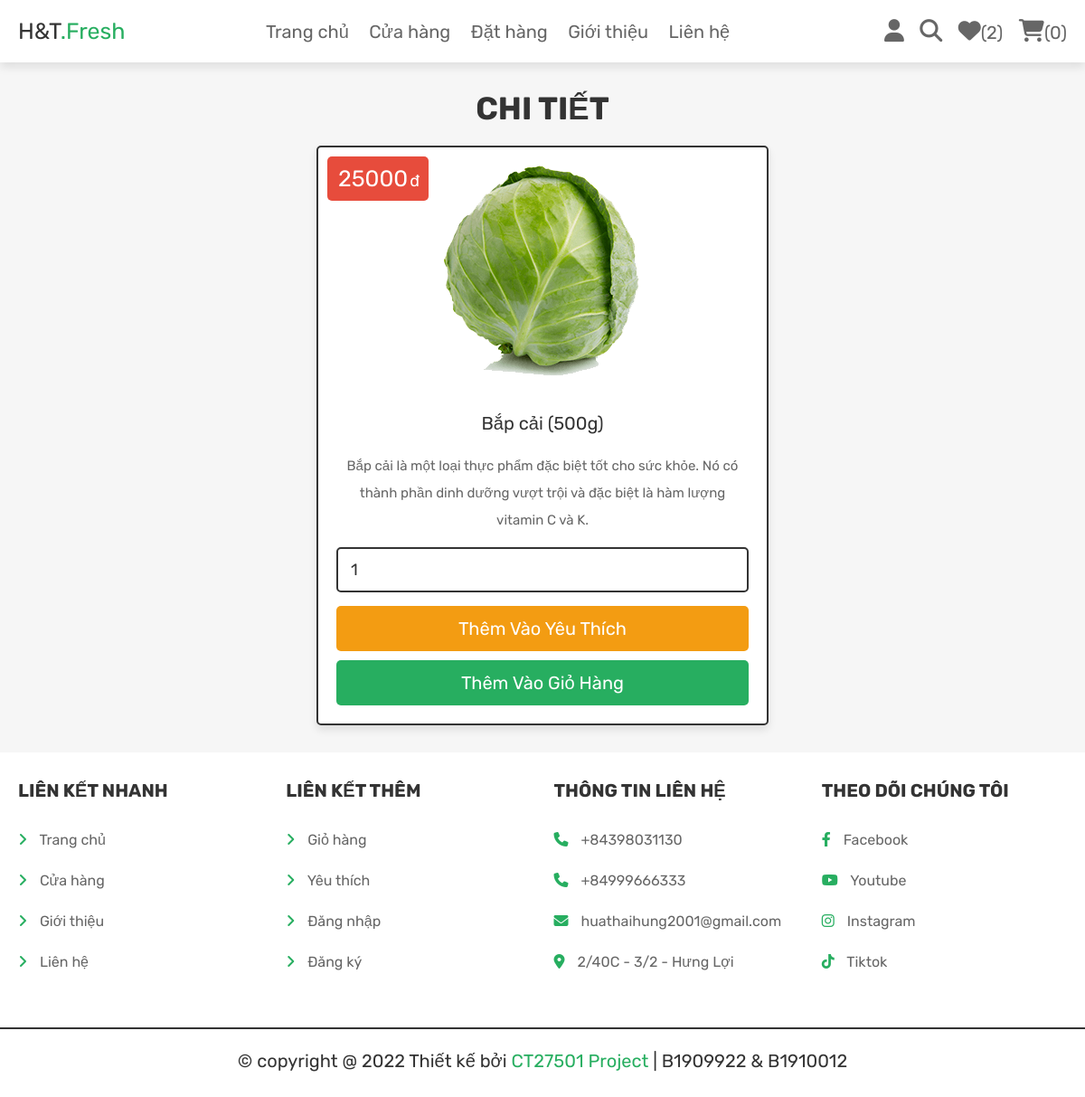
Page /myweb/view_page.php?pid=25 (signed in) on the committed database.
### tables this page shows
CREATE TABLE `products` (
  `id` int(100) NOT NULL,
  `name` varchar(100) NOT NULL,
  `category` varchar(20) NOT NULL,
  `details` varchar(500) NOT NULL,
  `price` int(100) NOT NULL,
  `image` varchar(100) NOT NULL
);

### myweb/view_page.php (the view, shortened to what this page needs)
<?php
@include 'config.php';
?>
<!DOCTYPE html>
<html lang="en">
<head>
   <link rel="stylesheet" href="https://cdnjs.cloudflare.com/ajax/libs/font-awesome/6.1.1/css/all.min.css">
   <link rel="stylesheet" href="css/style.css">
</head>
<body>
<?php include 'header.php'; ?>
<section class="quick-view">
   <h1 class="title">Chi tiết</h1>
   <?php
      $pid = $_GET['pid'];
      $select_products = $conn->prepare("SELECT * FROM `products` WHERE id = ?");
      $select_products->execute([$pid]);
      if($select_products->rowCount() > 0){
         while($fetch_products = $select_products->fetch(PDO::FETCH_ASSOC)){
   ?>
   <form action="" class="box" method="POST">
      <div class="price"><span><?= $fetch_products['price']; ?></span>đ</div>
      <img src="uploaded_img/<?= $fetch_products['image']; ?>" alt="">
      <div class="name"><?= $fetch_products['name']; ?></div>
      <div class="details"><?= $fetch_products['details']; ?></div>
      <input type="number" min="1" value="1" name="p_qty" class="qty">
      <input type="submit" value="Thêm vào yêu thích" class="option-btn" name="add_to_wishlist">
      <input type="submit" value="Thêm vào giỏ hàng" class="btn" name="add_to_cart">
   </form>
   <?php
         }
      }else{
         echo '<p class="empty">no products added yet!</p>';
      }
   ?>
</section>
<?php include 'footer.php'; ?>
</body>
</html>

### myweb/css/style.css (style rules this page uses)
.quick-view .box { max-width: 50rem; padding:2rem; text-align: center; border:var(--border); background-color: var(--white); box-shadow: var(--box-shadow); border-radius: .5rem; position: relative; margin:0 auto; }
.quick-view .box img { height: 25rem; margin-bottom: 1rem; }
.quick-view .box .price { position: absolute; top:1rem; left:1rem; padding:1rem; border-radius: .5rem; background-color: var(--red); font-size: 1.8rem; color:var(--white); }
.quick-view .box .price span { font-size: 2.5rem; color:var(--white); margin:0 .2rem; }
.quick-view .box .qty { margin:.5rem 0; border-radius: .5rem; padding:1.2rem 1.4rem; font-size: 1.8rem; color:var(--black); border:var(--border); width: 100%; }
.quick-view .box .name { font-size: 2rem; color:var(--black); padding:1rem 0; }
.quick-view .box .details { padding:1rem 0; line-height: 2; font-size: 1.5rem; color:var(--light-color); }

### myweb/css/components.css (style rules this page uses)
:root { --green:#27ae60; --orange:#f39c12; --red:#e74c3c; --black:#333; --light-color:#666; --white:#fff; --light-bg:#f6f6f6; --border:.2rem solid var(--black); --box-shadow:0 .5rem 1rem rgba(0,0,0,.1); }
* { font-family: 'Rubik', sans-serif; margin:0; padding:0; box-sizing: border-box; outline: none; border:none; text-decoration: none; color:var(--black); }
body { background-color: var(--light-bg); }
html { font-size: 62.5%; overflow-x: hidden; scroll-behavior: smooth; scroll-padding-top: 6.5rem; }
section { padding:3rem 2rem; max-width: 1200px; margin:0 auto; }
.btn, .delete-btn, .option-btn { display: block; width: 100%; margin-top: 1rem; border-radius: .5rem; color:var(--white); font-size: 2rem; padding:1.3rem 3rem; text-transform: capitalize; cursor: pointer; text-align: center; }
.btn { background-color: var(--green); }
.option-btn { background-color: var(--orange); }
.title { text-align: center; margin-bottom: 2rem; text-transform: uppercase; color:var(--black); font-size: 3.5rem; }

### rows in the picture
products: price "25000", image (picture), name "Bắp cải (500g)", details "Bắp cải là một loại thực phẩm đặc biệt tốt cho sức khỏe. Nó có thành phần dinh dưỡng vượt trội và đặc biệt là hàm lượng vitamin C và K."

### other values in the picture
$count_wishlist_items->rowCount() "2"
$count_cart_items->rowCount() "0"
